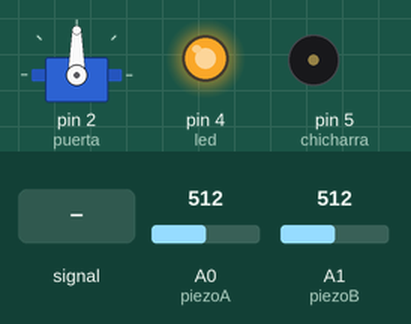
This sketch was run on a simulated Arduino Uno, built with avr-gcc and run on an emulated ATmega328P. Shown: servo, output pins drawn as LEDs (lit = HIGH), buzzer (waves = sounding). Inputs (shaded band) come from the test bench; at power-on: A0 (piezoA) = 512, A1 (piezoB) = 512.

Above: at 1.2 s.
Timing chart, 0 to 1.2 s (numbered marks = the images above; inputs shaded):
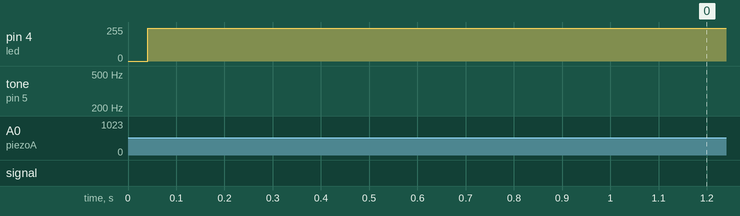

The sketch:

Proyecto_final_Mundo_8-Garaje.ino
```cpp
#include <Servo.h>

Servo puerta;

int piezoA = A0;
int piezoAVal = 0;
int piezoB = A1;
int piezoBVal = 0;

int led = 4;
int chicharra = 5;

int do4 = 262;
int re4 = 294;

void setup()
{

  puerta.attach (2);
  Serial.begin (9600);

  pinMode (led, OUTPUT);
  pinMode (chicharra, OUTPUT);

}

void loop()
{

  piezoAVal = analogRead (piezoA);
  piezoBVal = analogRead (piezoB);

//La puerta en 0 esta cerrada y en 90 abierta así que el piezoelectrico conectado a A0 debe ir dentro del garaje y el A1 fuera.

  if (piezoAVal > 100)
  {

  tone (chicharra, re4, 500);
  tone (chicharra, do4, 500);
  digitalWrite (led, LOW);
  puerta.write (0);

  }
  if (piezoBVal > 100)
  {

  digitalWrite (led, HIGH);
  puerta.write (90);

  }

}
```

Numero_negativo_o_positivo.cpp
```cpp
#include <stdio.h>

int main()
{

	int num;

	printf ("Escribe un numero: ");
	scanf ("%d", &num);

	if (num>0)
	{

		printf("Es un numero positivo");

	}
	else
	{

		printf ("Es un numero negativo");

	}

	return 0;

}
```

Numero_par_o_impar.cpp
```cpp
#include <stdio.h>

int main()
{

	int num;

	printf ("Escribe un numero: ");
	scanf ("%d", &num);

	if (num%2==0)
	{

		printf("Es un numero par");

	}
	else
	{

		printf ("Es un numero impar");

	}

	return 0;

}
```

Sumar_numeros_impares.cpp
```cpp
#include <stdio.h>

int main()
{

	int num;
	int sum=0;

	do
	{


		printf ("Escribe un numero: ");
		scanf ("%d", &num);

		if (num%2!=0)
		{

			sum=num+sum;

		}

	}
	while (num!=0);
	printf ("%d", sum);

}
```

Switch_dia_de_la_semana.cpp
```cpp
#include <stdio.h>

int main()
{

	int dia;

	printf ("Escribe un numero: ");
	scanf ("%d", &dia);

	switch (dia)
	{

		case 1:

			printf ("Lunes");

			break;
		case 2:

			printf ("Martes");

			break;
		case 3:

			printf ("Miercoles");

			break;
		case 4:

			printf ("Jueves");

			break;
		case 5:

			printf ("Viernes");

			break;
		case 6:

			printf ("Sabado");

			break;
		case 7:

			printf ("Domingo");

			break;
		default:

			printf ("El numero no es valido");

			break;

	}

}
```
